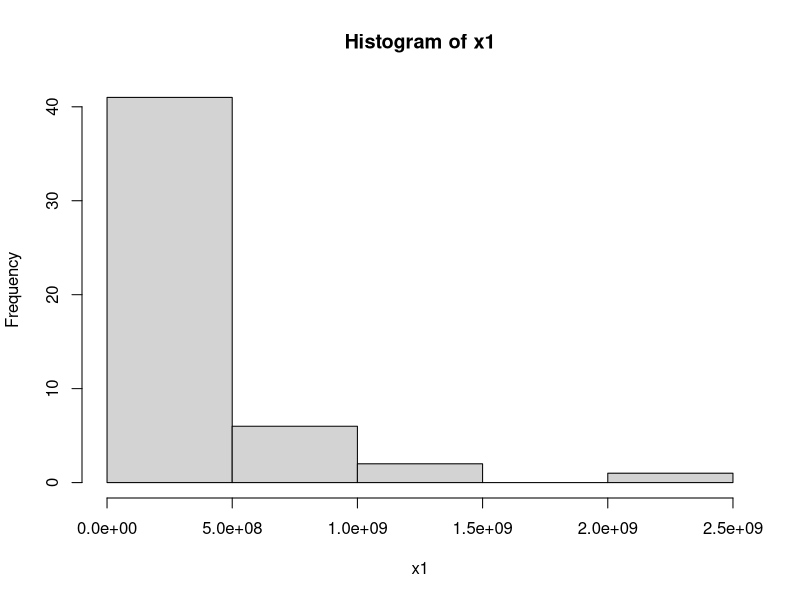
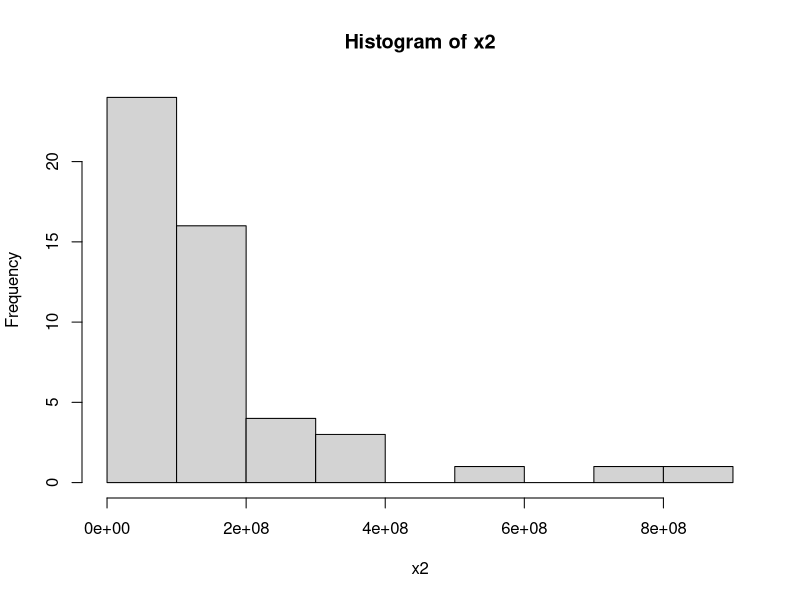
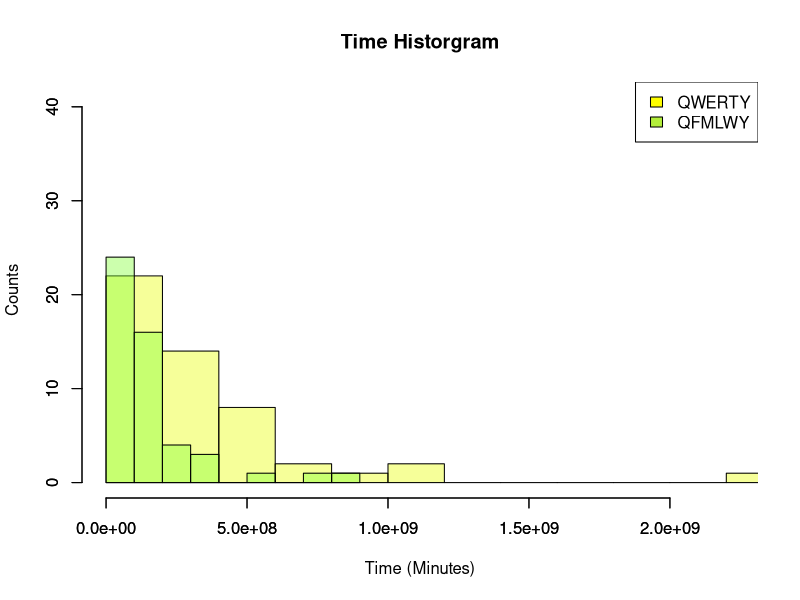

Recreate these plots in R, in order.
library(readr)

ci <- function(x1, x2) {
  n <- length(x1)
  
  X1 <- mean(x1)
  X2 <- mean(x2)
  
  S1 <- var(x1)
  S2 <- var(x2)
  
  z <- qnorm(0.975)
  c <- c(-1, 1)
  
  return((X2 - X1) + c * z * sqrt((S1 + S2) / n))
}

QWERTY.dat <- read_csv("QWERTY.csv")
Uniform.dat <- read_csv("Uniform.csv")
QFMLWY.dat <- read_csv("QFMLWY.csv")
Norman.dat <- read_csv("Norman.csv")
Alphabetical.dat <- read_csv("Alphabetical.csv")

qwerty_uniform.ci <- ci(QWERTY.dat$TIME, Uniform.dat$TIME)
mean(qwerty_uniform.ci)

qwerty_qfmlwy.ci <- ci(QWERTY.dat$TIME, QFMLWY.dat$TIME)
mean(qwerty_qfmlwy.ci)

qwerty_norman.ci <- ci(QWERTY.dat$TIME, Norman.dat$TIME)
mean(qwerty_norman.ci)

qwerty_alphabetical.ci <- ci(QWERTY.dat$TIME, Alphabetical.dat$TIME)
mean(qwerty_alphabetical.ci)

histo <- function(x1, x2) {
  col1 <- "yellow"
  col2 <- "olivedrab2"
  
  hist1 <- hist(x1)
  hist2 <- hist(x2)
  
  xl <- c(min(min(x1), min(x2)) - 2, max(max(x1), max(x2)) + 2)
  yl <- c(min(min(hist1$counts), min(hist2$counts)), 
          max(max(hist1$counts), max(hist2$counts)))
  
  hist(x1,
       breaks = 10,
       xlim = xl,
       ylim = yl,
       xlab = "Time (Minutes)",
       ylab = "Counts",
       main = "Time Historgram",
       col = rgb(234 / 255, 1, 0, 0.4))
  
  par(new = TRUE)
  
  hist(x2,
       breaks = 10,
       xlim = xl,
       ylim = yl,
       xlab = "",
       ylab = "",
       main = "",
       col = rgb(129 / 255, 1, 51 / 255, 0.4))
  
  legend(x = "topright", legend = c("QWERTY","QFMLWY"), 
         fill = c(col1,col2))
  
}

histo(QWERTY.dat$TIME, QFMLWY.dat$TIME)


